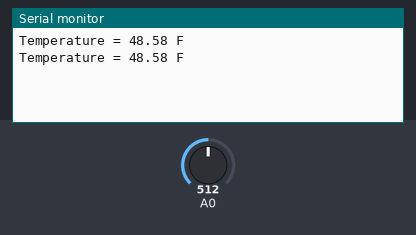
Bench run of a sketch on a simulated Arduino Uno, built with avr-gcc and run on an emulated ATmega328P. On the bench: the last lines printed to the serial monitor. The inputs (shaded band) are chosen by the test bench; at power-on: A0 = 512.

Above: at 1.8 s.
1.9 s: A0 set to 0
At 2.8 s:
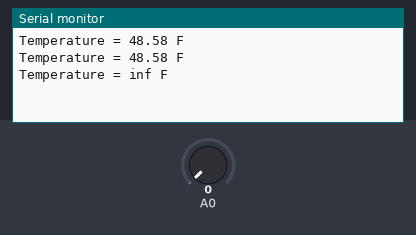
4.5 s: A0 set to 122
At 5.4 s:
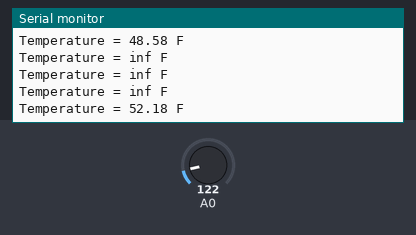

Measured:
- after the input at 1.9 s, the serial monitor: prints a new line after 0.10 s (image 1)
- after the input at 4.5 s, the serial monitor: prints a new line after 0.50 s (image 2)

The sketch:

Temperature_Sensor.ino
```cpp
double Thermistor(int RawADC) {
  double Temp;
  Temp = log(10000.0 * ((1024.0/RawADC-1)));
  //Temp = 1 / (0.001129148 + (0.000234125 + (0.0000000876741) * Temp));
  //Temp = Temp - 273.15;
  Temp = (Temp * 9.0) / 5.0 + 32.0;
  return Temp;
}

void setup() {
  Serial.begin(9600);

}

void loop() {
  int val;
  double temp;
  val = analogRead(A0);
  temp = Thermistor(val);
  Serial.print("Temperature = ");
  Serial.print(temp);
  Serial.println(" F");
  delay(1000);
}
```
